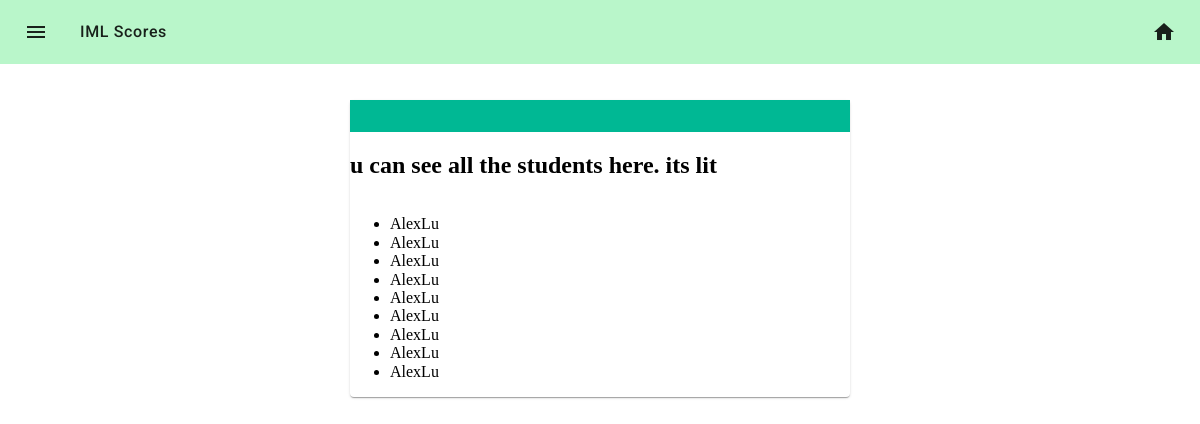
Screenshot of /students/show_students with the database file from the repository.
### iml/models.py (models this page shows, shortened)
class Student(db.Model):
    __tablename__ = 'students'
    id = db.Column(db.Integer, primary_key=True)
    first = db.Column(db.String(32), nullable=False)
    last = db.Column(db.String(32), nullable=False)
    username = db.Column(db.String(32), nullable=False)
    school_id = db.Column(db.Integer, db.ForeignKey('schools.id'),nullable=False)
    school = db.relationship('School', back_populates='students')
    scores = db.relationship('Score', back_populates='student')

### iml/core/students/controllers.py (the view)
@students.route('/show_students', methods = ["GET"])
def show_students():
	allStudents = Student.query.all()
	return render_custom_template("core/students/show_students.html", allStudents = allStudents)

### iml/util/__init__.py (called while the page is built)
def render_custom_template(*args, **kwargs):
    status = IS_NOT_LOGGED_IN
    user = None
    userdata = session.get("userdata")
    if session.get("userdata"):
        user = get_user(session["userdata"]["id"])
        status = session["status"]
    if "status" not in kwargs:
        kwargs["status"] = status
    if "user" not in kwargs:
        kwargs["user"] = user
    if "userdata" not in kwargs:
        kwargs["userdata"] = userdata
    return flask.render_template(*args, **kwargs)

### iml/templates/core/students/show_students.html (shortened to what this page needs)
{% extends "_base.html" %}
{% from "macros/_renderfield.html" import render_field %}
{% block content %}
<div class="mdc-card" style="width:500px; margin-left: calc(50% - 250px);">
    <div style="width:100%;height:32px;background-color:#00b894;opacity: 1.0;"></div>
    <h2> u can see all the students here. its lit </h2>
	<ul>
		{% for student in allStudents %}
		<li>{{student.first}}{{student.last}}</li>
		{% endfor%}
	</ul>
</div>
{% endblock %}

### iml/templates/_base.html (shortened to what this page needs)
<!DOCTYPE HTML>
<html>
    <head>
        <link rel="stylesheet" type="text/css" href="{{url_for('static', filename= 'vendor/mdc.css')}}">
        <link rel="stylesheet" type="text/css" href="{{url_for('static', filename= 'vendor/normalize.css')}}">
        <link rel="stylesheet" type="text/css" href="{{url_for('static', filename= 'vendor/mdc-table.css')}}">
        <link rel="stylesheet" type="text/css" href="{{url_for('static', filename= 'css/mdc-theme.css')}}">
        <link rel="stylesheet" type="text/css" href="{{url_for('static', filename= 'css/forms.css')}}">
        <link rel="stylesheet" type="text/css" href="{{url_for('static', filename= 'css/everything.css')}}">
    </head>
    <body>
        {% block navbar %}
        <header class="mdc-top-app-bar secondary-nav" id="app-bar">
            <div class="mdc-top-app-bar__row secondary-nav">
                <section class="mdc-top-app-bar__section mdc-top-app-bar__section--align-start">
                    <a href="#" class="material-icons mdc-top-app-bar__navigation-icon" style="color:rgba(0,0,0,.87)!important">menu</a>
                    <span class="mdc-top-app-bar__title">IML Scores</span>
                </section>
                <section class="mdc-top-app-bar__section mdc-top-app-bar__section--align-end" role="toolbar">
                    <a href="/" class="material-icons mdc-top-app-bar__action-item " aria-label="Download" alt="Download" style="color:rgba(0,0,0,.87)!important">home</a>
                </section>
            </div>
        </header>
        {% endblock navbar %}
    <main>
        <div style="padding-top:100px"></div>
        <div>
            {% block content %}
            {% endblock content%}
        </div>
    </main>
    </body>
</html>

### iml/static/css/mdc-theme.css (style rules this page uses)
.mdc-top-app-bar__title { font-size: 1rem; letter-spacing: 0.04em; }
html, body { height: 100%; }

### rows the page displays
Student: first "Alex", last "Lu"
Student: first "Alex", last "Lu"
Student: first "Alex", last "Lu"
Student: first "Alex", last "Lu"
Student: first "Alex", last "Lu"
Student: first "Alex", last "Lu"
Student: first "Alex", last "Lu"
Student: first "Alex", last "Lu"
Student: first "Alex", last "Lu"
